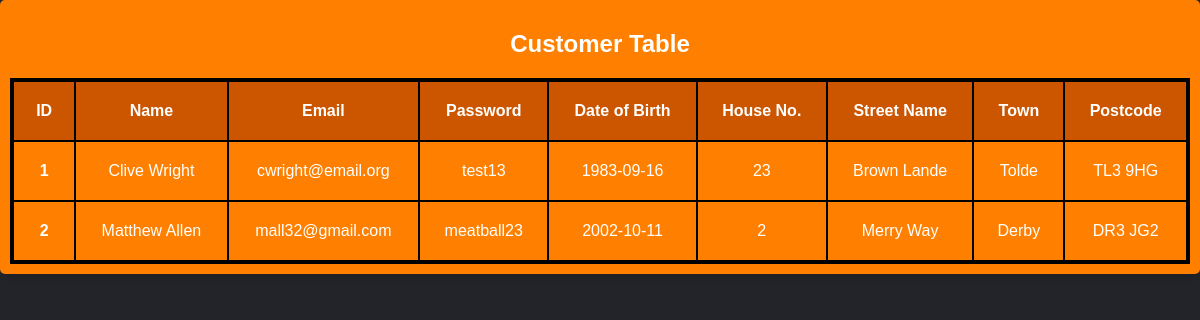
/Public/front-End/PHP/employeeTableCustomer.php, run on the app's committed database.
### tables this page shows
CREATE TABLE `customer_details` (
  `id` int(11) NOT NULL,
  `name` varchar(30) NOT NULL,
  `email` varchar(50) NOT NULL,
  `password` varchar(20) NOT NULL,
  `birth` date NOT NULL,
  `housenumber` int(2) NOT NULL,
  `streetname` varchar(100) NOT NULL,
  `townname` varchar(100) NOT NULL,
  `postcode` varchar(9) NOT NULL
);

### Public/front-End/PHP/employeeTableCustomer.php (the view, shortened to what this page needs)
<?php
include("databaseConnect.php");
?>
<!DOCTYPE HTML>
<html lang="en">
    <head>
        <link rel="stylesheet" href="https://cdnjs.cloudflare.com/ajax/libs/font-awesome/4.7.0/css/font-awesome.min.css">
        <link href="https://fonts.bunny.net/css2?family=Nunito:wght@400;600;700&display=swap" rel="stylesheet">
        <link rel="stylesheet" href="../CSS/employee.css">
    </head>
    <body>
        <div class="customers">
            <div class="customer-table">
                <h2 class="customer-title">
                    Customer Table
                </h2>
                <table>
                    <thead>
                        <tr>
                            <th scope="col">ID</th>
                            <th scope="col">Name</th>
                            <th scope="col">Email</th>
                            <th scope="col">Password</th>
                            <th scope="col">Date of Birth</th>
                            <th scope="col">House No.</th>
                            <th scope="col">Street Name</th>
                            <th scope="col">Town</th>
                            <th scope="col">Postcode</th>
                        </tr>
                    </thead>
                    <tbody>
                        <?php
                            $sql = "SELECT * from `customer_details`";
                            $result = mysqli_query($con, $sql);
                            if ($result) {
                                while ($row = mysqli_fetch_assoc($result)){
                                    $id = $row['id'];
                                    $name = $row['name'];
                                    $email = $row['email'];
                                    $password = $row['password'];
                                    $birth = $row['birth'];
                                    $housenumber = $row['housenumber'];
                                    $street = $row['streetname'];
                                    $town = $row['townname'];
                                    $postcode = $row['postcode'];
                                    echo '
                                    <tr>
                                        <th scope="row">' . $id . '</th>
                                        <td>' . $name . '</td>
                                        <td>' . $email . '</td>
                                        <td>' . $password . '</td>
                                        <td>' . $birth . '</td>
                                        <td>' . $housenumber . '</td>
                                        <td>' . $street . '</td>
                                        <td>' . $town . '</td>
                                        <td>' . $postcode .'</td>
                                    </tr>'
                                    ;
                                }
                            }
                        ?>
                    </tbody>
                </table>
            </div>
        </div>
    </body>
</html>

### Public/front-End/CSS/employee.css (style rules this page uses)
html { scroll-behavior: smooth; }
body { margin: 0; padding: 0; font-family: Arial, Helvetica, sans-serif; color: white; --colourPrimary: #FF8000; --colorPrimaryDark: #CC5500; --colourSecondary: #3a3a3a; --colourSecondaryDark:#23242a; background-color: var(--colourSecondaryDark); }
.customers { display: flex; align-items: center; justify-content: center; }
.customer-table { background-color: var(--colourPrimary); padding: 10px; box-sizing: border-box; -webkit-column-break-inside: avoid; border-radius: 5px; box-shadow: 0 6px 7px -4px rgba(0, 0, 0, 0.2); text-align: center; width: 100%; }
.customer-table thead tr { background-color: var(--colorPrimaryDark); }
.customer-table th, td { padding: 20px 20px; color: white; }
.customerOrders-table th, td { padding: 20px 20px; color: white; }
.admin-table th, td { padding: 20px 20px; }
table { border: solid black; border-spacing: 0; width: 100%; }
table th, td { border: 1px solid black; }
.stock-table th, td { padding: 20px 20px; color: white; }
.product-table th, td { padding: 20px 20px; color: white; }
.contactUs-table th, td { padding: 20px 20px; color: white; }

### data on the page
customer_details: id "1", name "Clive Wright", email "cwright@email.org", password "test13", birth "1983-09-16", housenumber "23", streetname "Brown Lande", townname "Tolde", postcode "TL3 9HG"
customer_details: id "2", name "Matthew Allen", email "mall32@gmail.com", password "meatball23", birth "2002-10-11", housenumber "2", streetname "Merry Way", townname "Derby", postcode "DR3 JG2"
